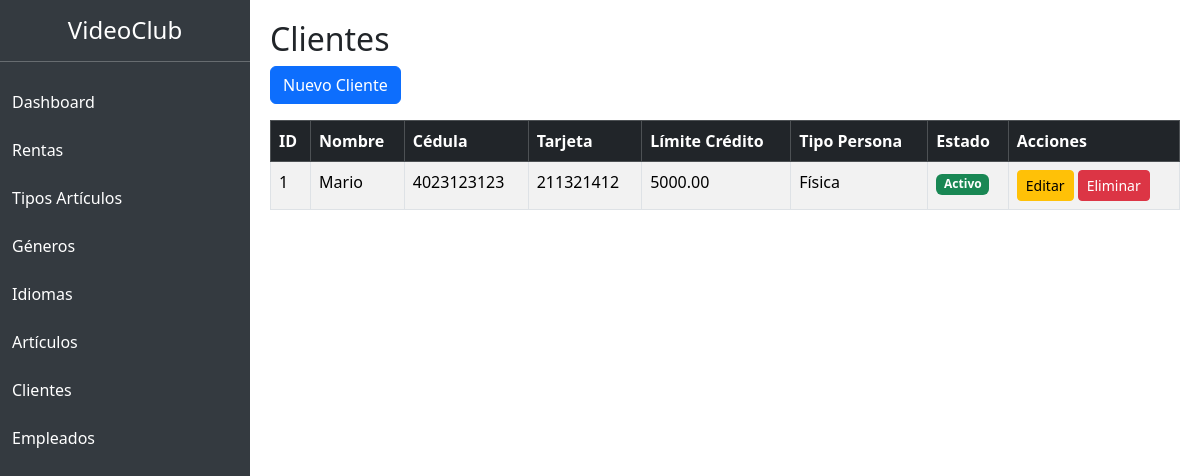
/clientes/, run on the app's committed database.
### VideoClubApp/models.py (models this page shows, shortened)
class Cliente(models.Model):
    TIPO_PERSONA = [
        ('F', 'Física'),
        ('J', 'Jurídica'),
    ]
    nombre = models.CharField(max_length=150)
    cedula = models.CharField(max_length=20)
    tarjeta_credito = models.CharField(max_length=25)
    limite_credito = models.DecimalField(max_digits=10, decimal_places=2)
    tipo_persona = models.CharField(max_length=1, choices=TIPO_PERSONA)
    estado = models.BooleanField(default=True)

### VideoClubApp/views.py (the view)
# urls.py: path('clientes/', views.lista_clientes, name='lista_clientes'),
def lista_clientes(request):
    clientes = Cliente.objects.all()
    return render(request, 'clientes/lista.html', {'clientes': clientes})

### VideoClubApp/templates/clientes/lista.html
{% extends 'base.html' %}
{% block contenido %}
<h2>Clientes</h2>
<a href="{% url 'crear_cliente' %}" class="btn btn-primary mb-3">
Nuevo Cliente
</a>
<table class="table table-striped table-bordered">
<thead class="table-dark">
<tr>
<th>ID</th>
<th>Nombre</th>
<th>Cédula</th>
<th>Tarjeta</th>
<th>Límite Crédito</th>
<th>Tipo Persona</th>
<th>Estado</th>
<th>Acciones</th>
</tr>
</thead>
<tbody>
{% for cliente in clientes %}
<tr>
<td>{{ cliente.id }}</td>
<td>{{ cliente.nombre }}</td>
<td>{{ cliente.cedula }}</td>
<td>{{ cliente.tarjeta_credito }}</td>
<td>{{ cliente.limite_credito }}</td>
<td>{{ cliente.get_tipo_persona_display }}</td>
<td>
{% if cliente.estado %}
<span class="badge bg-success">Activo</span>
{% else %}
<span class="badge bg-danger">Inactivo</span>
{% endif %}
</td>
<td>
<a href="{% url 'editar_cliente' cliente.id %}" class="btn btn-warning btn-sm">
Editar
</a>
<a href="{% url 'eliminar_cliente' cliente.id %}"
class="btn btn-danger btn-sm"
onclick="return confirm('¿Seguro que desea eliminar?')">
Eliminar
</a>
</td>
</tr>
{% endfor %}
</tbody>
</table>
{% endblock %}

### VideoClubApp/templates/base.html (style rules this page uses)
body { display:flex; }

### data on the page
Cliente: id "1", nombre "Mario", cedula "4023123123", tarjeta_credito "211321412", limite_credito "5000.00", tipo_persona "Física", estado "Activo"
